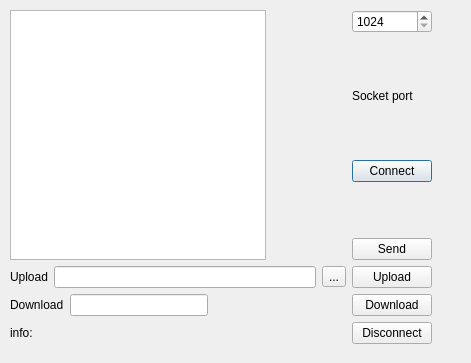
<?xml version="1.0" encoding="UTF-8"?>
<ui version="4.0">
 <class>Dialog</class>
 <widget class="QDialog" name="Dialog">
  <property name="geometry">
   <rect>
    <x>0</x>
    <y>0</y>
    <width>471</width>
    <height>363</height>
   </rect>
  </property>
  <property name="windowTitle">
   <string>Dialog</string>
  </property>
  <widget class="QWidget" name="">
   <property name="geometry">
    <rect>
     <x>10</x>
     <y>10</y>
     <width>422</width>
     <height>334</height>
    </rect>
   </property>
   <layout class="QVBoxLayout" name="verticalLayout_2">
    <item>
     <layout class="QHBoxLayout" name="horizontalLayout">
      <item>
       <widget class="QTextEdit" name="inputTextArea"/>
      </item>
      <item>
       <spacer name="horizontalSpacer">
        <property name="orientation">
         <enum>Qt::Horizontal</enum>
        </property>
        <property name="sizeHint" stdset="0">
         <size>
          <width>40</width>
          <height>20</height>
         </size>
        </property>
       </spacer>
      </item>
      <item>
       <layout class="QVBoxLayout" name="verticalLayout">
        <item>
         <widget class="QSpinBox" name="portSpinBox">
          <property name="minimum">
           <number>1024</number>
          </property>
          <property name="maximum">
           <number>65536</number>
          </property>
         </widget>
        </item>
        <item>
         <spacer name="verticalSpacer">
          <property name="orientation">
           <enum>Qt::Vertical</enum>
          </property>
          <property name="sizeHint" stdset="0">
           <size>
            <width>20</width>
            <height>40</height>
           </size>
          </property>
         </spacer>
        </item>
        <item>
         <widget class="QLabel" name="socketPortLabel">
          <property name="text">
           <string>Socket port</string>
          </property>
         </widget>
        </item>
        <item>
         <spacer name="verticalSpacer_2">
          <property name="orientation">
           <enum>Qt::Vertical</enum>
          </property>
          <property name="sizeHint" stdset="0">
           <size>
            <width>20</width>
            <height>40</height>
           </size>
          </property>
         </spacer>
        </item>
        <item>
         <widget class="QPushButton" name="connectButton">
          <property name="text">
           <string>Connect</string>
          </property>
         </widget>
        </item>
        <item>
         <spacer name="verticalSpacer_3">
          <property name="orientation">
           <enum>Qt::Vertical</enum>
          </property>
          <property name="sizeHint" stdset="0">
           <size>
            <width>20</width>
            <height>40</height>
           </size>
          </property>
         </spacer>
        </item>
        <item>
         <widget class="QPushButton" name="sendButton">
          <property name="text">
           <string>Send</string>
          </property>
         </widget>
        </item>
       </layout>
      </item>
     </layout>
    </item>
    <item>
     <layout class="QHBoxLayout" name="horizontalLayout_2">
      <item>
       <widget class="QLabel" name="uploadFileLabel">
        <property name="text">
         <string>Upload</string>
        </property>
       </widget>
      </item>
      <item>
       <widget class="QLineEdit" name="uploadFileLineEdit"/>
      </item>
      <item>
       <widget class="QToolButton" name="uploadToolButton">
        <property name="text">
         <string>...</string>
        </property>
       </widget>
      </item>
      <item>
       <widget class="QPushButton" name="uploadButton">
        <property name="text">
         <string>Upload</string>
        </property>
       </widget>
      </item>
     </layout>
    </item>
    <item>
     <layout class="QHBoxLayout" name="horizontalLayout_3">
      <item>
       <widget class="QLabel" name="downloadFileLabel">
        <property name="text">
         <string>Download</string>
        </property>
       </widget>
      </item>
      <item>
       <widget class="QLineEdit" name="downloadFileLineEdit"/>
      </item>
      <item>
       <spacer name="horizontalSpacer_3">
        <property name="orientation">
         <enum>Qt::Horizontal</enum>
        </property>
        <property name="sizeHint" stdset="0">
         <size>
          <width>40</width>
          <height>20</height>
         </size>
        </property>
       </spacer>
      </item>
      <item>
       <widget class="QPushButton" name="downloadButton">
        <property name="text">
         <string>Download</string>
        </property>
       </widget>
      </item>
     </layout>
    </item>
    <item>
     <layout class="QHBoxLayout" name="horizontalLayout_4">
      <item>
       <widget class="QLabel" name="infoLabel">
        <property name="text">
         <string>info:</string>
        </property>
       </widget>
      </item>
      <item>
       <spacer name="horizontalSpacer_2">
        <property name="orientation">
         <enum>Qt::Horizontal</enum>
        </property>
        <property name="sizeHint" stdset="0">
         <size>
          <width>40</width>
          <height>20</height>
         </size>
        </property>
       </spacer>
      </item>
      <item>
       <widget class="QPushButton" name="disconnectButton">
        <property name="text">
         <string>Disconnect</string>
        </property>
       </widget>
      </item>
     </layout>
    </item>
   </layout>
  </widget>
 </widget>
 <resources/>
 <connections/>
</ui>
